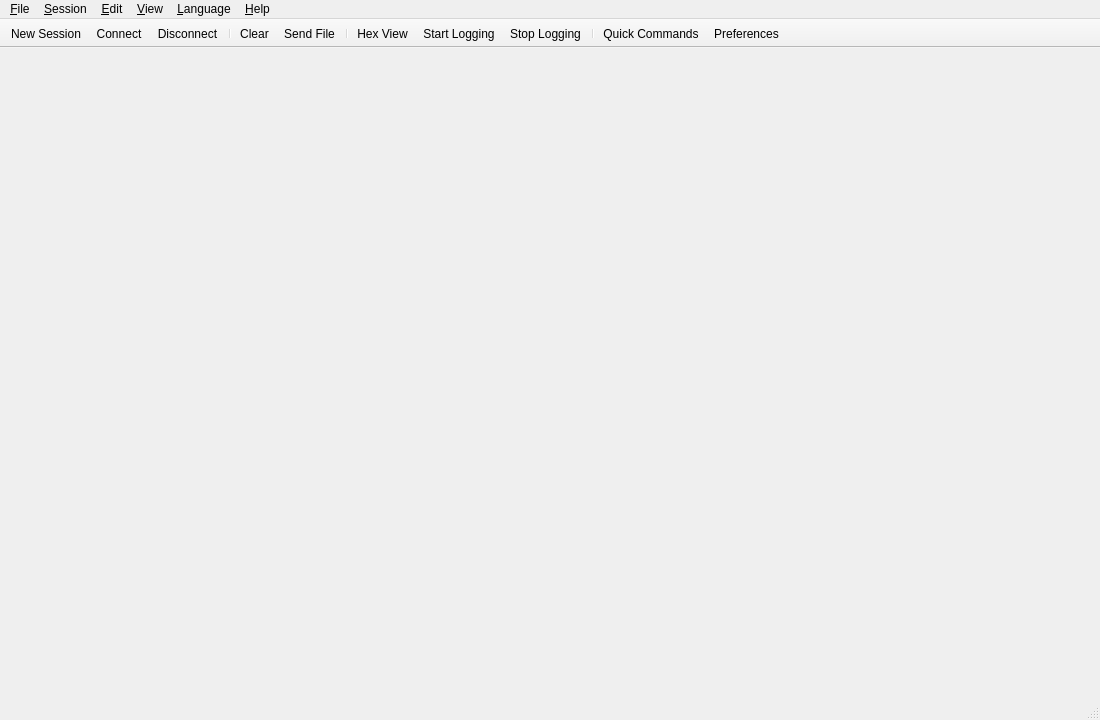
<?xml version="1.0" encoding="UTF-8"?>
<ui version="4.0">
 <class>MainWindow</class>
 <widget class="QMainWindow" name="MainWindow">
  <property name="geometry">
   <rect>
    <x>0</x>
    <y>0</y>
    <width>1100</width>
    <height>720</height>
   </rect>
  </property>
  <property name="windowTitle">
   <string>BuildAI Serial Utility</string>
  </property>
  <property name="windowIcon">
   <iconset resource="../../resources/resources.qrc">
    <normaloff>:/icons/buildai.png</normaloff>:/icons/buildai.png</iconset>
  </property>
  <property name="dockOptions">
   <set>QMainWindow::DockOption::AllowTabbedDocks|QMainWindow::DockOption::AnimatedDocks</set>
  </property>
  <widget class="QWidget" name="centralwidget">
   <layout class="QVBoxLayout" name="centralLayout">
    <property name="spacing">
     <number>0</number>
    </property>
    <property name="leftMargin">
     <number>0</number>
    </property>
    <property name="topMargin">
     <number>0</number>
    </property>
    <property name="rightMargin">
     <number>0</number>
    </property>
    <property name="bottomMargin">
     <number>0</number>
    </property>
    <item>
     <widget class="QTabWidget" name="tabWidget">
      <property name="tabPosition">
       <enum>QTabWidget::TabPosition::North</enum>
      </property>
      <property name="tabShape">
       <enum>QTabWidget::TabShape::Rounded</enum>
      </property>
      <property name="elideMode">
       <enum>Qt::TextElideMode::ElideRight</enum>
      </property>
      <property name="usesScrollButtons">
       <bool>true</bool>
      </property>
      <property name="documentMode">
       <bool>true</bool>
      </property>
      <property name="tabsClosable">
       <bool>true</bool>
      </property>
      <property name="movable">
       <bool>true</bool>
      </property>
     </widget>
    </item>
   </layout>
  </widget>
  <widget class="QMenuBar" name="menubar">
   <property name="geometry">
    <rect>
     <x>0</x>
     <y>0</y>
     <width>1100</width>
     <height>22</height>
    </rect>
   </property>
   <widget class="QMenu" name="menuFile">
    <property name="title">
     <string>&amp;File</string>
    </property>
    <addaction name="actionNewSession"/>
    <addaction name="actionCloseSession"/>
    <addaction name="separator"/>
    <addaction name="actionStartLogging"/>
    <addaction name="actionStopLogging"/>
    <addaction name="actionOpenLogFolder"/>
    <addaction name="separator"/>
    <addaction name="actionReplayLog"/>
    <addaction name="actionStopReplay"/>
    <addaction name="separator"/>
    <addaction name="actionQuit"/>
   </widget>
   <widget class="QMenu" name="menuSession">
    <property name="title">
     <string>&amp;Session</string>
    </property>
    <addaction name="actionConnect"/>
    <addaction name="actionDisconnect"/>
    <addaction name="separator"/>
    <addaction name="actionClear"/>
    <addaction name="actionResetTerminal"/>
    <addaction name="separator"/>
    <addaction name="actionSendFile"/>
    <addaction name="actionSendBreak"/>
    <addaction name="actionSyncTerminalSize"/>
    <addaction name="separator"/>
    <addaction name="actionRefreshPorts"/>
   </widget>
   <widget class="QMenu" name="menuEdit">
    <property name="title">
     <string>&amp;Edit</string>
    </property>
    <addaction name="actionCopy"/>
    <addaction name="actionPaste"/>
    <addaction name="actionSelectAll"/>
    <addaction name="separator"/>
    <addaction name="actionFind"/>
    <addaction name="separator"/>
    <addaction name="actionQuickCommands"/>
    <addaction name="actionPreferences"/>
   </widget>
   <widget class="QMenu" name="menuView">
    <property name="title">
     <string>&amp;View</string>
    </property>
    <addaction name="actionHexView"/>
    <addaction name="separator"/>
    <addaction name="actionShowCommandInput"/>
    <addaction name="actionShowQuickCommands"/>
    <addaction name="actionSystemLog"/>
    <addaction name="separator"/>
    <addaction name="actionZoomIn"/>
    <addaction name="actionZoomOut"/>
    <addaction name="actionZoomReset"/>
    <addaction name="separator"/>
    <addaction name="actionNextTab"/>
    <addaction name="actionPreviousTab"/>
   </widget>
   <widget class="QMenu" name="menuLanguage">
    <property name="title">
     <string>&amp;Language</string>
    </property>
    <addaction name="actionLanguageEnglish"/>
    <addaction name="actionLanguageChinese"/>
   </widget>
   <widget class="QMenu" name="menuHelp">
    <property name="title">
     <string>&amp;Help</string>
    </property>
    <addaction name="actionHomepage"/>
    <addaction name="separator"/>
    <addaction name="actionVersion"/>
    <addaction name="actionAbout"/>
   </widget>
   <addaction name="menuFile"/>
   <addaction name="menuSession"/>
   <addaction name="menuEdit"/>
   <addaction name="menuView"/>
   <addaction name="menuLanguage"/>
   <addaction name="menuHelp"/>
  </widget>
  <widget class="QToolBar" name="mainToolBar">
   <property name="windowTitle">
    <string>Main Toolbar</string>
   </property>
   <property name="movable">
    <bool>false</bool>
   </property>
   <property name="allowedAreas">
    <set>Qt::ToolBarArea::TopToolBarArea</set>
   </property>
   <property name="toolButtonStyle">
    <enum>Qt::ToolButtonStyle::ToolButtonTextBesideIcon</enum>
   </property>
   <property name="floatable">
    <bool>false</bool>
   </property>
   <attribute name="toolBarArea">
    <enum>TopToolBarArea</enum>
   </attribute>
   <attribute name="toolBarBreak">
    <bool>false</bool>
   </attribute>
   <addaction name="actionNewSession"/>
   <addaction name="actionConnect"/>
   <addaction name="actionDisconnect"/>
   <addaction name="separator"/>
   <addaction name="actionClear"/>
   <addaction name="actionSendFile"/>
   <addaction name="separator"/>
   <addaction name="actionHexView"/>
   <addaction name="actionStartLogging"/>
   <addaction name="actionStopLogging"/>
   <addaction name="separator"/>
   <addaction name="actionQuickCommands"/>
   <addaction name="actionPreferences"/>
  </widget>
  <widget class="QStatusBar" name="statusbar">
   <property name="sizeGripEnabled">
    <bool>true</bool>
   </property>
  </widget>
  <action name="actionNewSession">
   <property name="text">
    <string>&amp;New Session</string>
   </property>
   <property name="toolTip">
    <string>Open a new session tab</string>
   </property>
   <property name="shortcut">
    <string>Ctrl+T</string>
   </property>
   <property name="menuRole">
    <enum>QAction::MenuRole::NoRole</enum>
   </property>
  </action>
  <action name="actionCloseSession">
   <property name="text">
    <string>&amp;Close Session</string>
   </property>
   <property name="toolTip">
    <string>Close the current session tab</string>
   </property>
   <property name="shortcut">
    <string>Ctrl+W</string>
   </property>
   <property name="menuRole">
    <enum>QAction::MenuRole::NoRole</enum>
   </property>
  </action>
  <action name="actionStartLogging">
   <property name="text">
    <string>Start &amp;Logging...</string>
   </property>
   <property name="iconText">
    <string>Start Logging</string>
   </property>
   <property name="toolTip">
    <string>Capture the session to a log file</string>
   </property>
   <property name="menuRole">
    <enum>QAction::MenuRole::NoRole</enum>
   </property>
  </action>
  <action name="actionStopLogging">
   <property name="text">
    <string>Stop Lo&amp;gging</string>
   </property>
   <property name="iconText">
    <string>Stop Logging</string>
   </property>
   <property name="toolTip">
    <string>Stop capturing the session log</string>
   </property>
   <property name="menuRole">
    <enum>QAction::MenuRole::NoRole</enum>
   </property>
  </action>
  <action name="actionOpenLogFolder">
   <property name="text">
    <string>Open Log &amp;Folder</string>
   </property>
   <property name="toolTip">
    <string>Open the log directory in the file manager</string>
   </property>
   <property name="menuRole">
    <enum>QAction::MenuRole::NoRole</enum>
   </property>
  </action>
  <action name="actionReplayLog">
   <property name="text">
    <string>&amp;Replay Log File...</string>
   </property>
   <property name="iconText">
    <string>Replay Log</string>
   </property>
   <property name="toolTip">
    <string>Replay a captured log file through the current session as if the device had sent it</string>
   </property>
   <property name="menuRole">
    <enum>QAction::MenuRole::NoRole</enum>
   </property>
  </action>
  <action name="actionStopReplay">
   <property name="text">
    <string>Stop Repla&amp;y</string>
   </property>
   <property name="toolTip">
    <string>Stop the running log replay</string>
   </property>
   <property name="menuRole">
    <enum>QAction::MenuRole::NoRole</enum>
   </property>
  </action>
  <action name="actionQuit">
   <property name="text">
    <string>&amp;Quit</string>
   </property>
   <property name="shortcut">
    <string>Ctrl+Q</string>
   </property>
   <property name="menuRole">
    <enum>QAction::MenuRole::NoRole</enum>
   </property>
  </action>
  <action name="actionConnect">
   <property name="text">
    <string>&amp;Connect</string>
   </property>
   <property name="toolTip">
    <string>Open the selected serial port</string>
   </property>
   <property name="shortcut">
    <string>F2</string>
   </property>
   <property name="menuRole">
    <enum>QAction::MenuRole::NoRole</enum>
   </property>
  </action>
  <action name="actionDisconnect">
   <property name="text">
    <string>&amp;Disconnect</string>
   </property>
   <property name="toolTip">
    <string>Close the serial port</string>
   </property>
   <property name="shortcut">
    <string>F3</string>
   </property>
   <property name="menuRole">
    <enum>QAction::MenuRole::NoRole</enum>
   </property>
  </action>
  <action name="actionClear">
   <property name="text">
    <string>C&amp;lear</string>
   </property>
   <property name="toolTip">
    <string>Clear the terminal screen and hex view</string>
   </property>
   <property name="shortcut">
    <string>Ctrl+L</string>
   </property>
   <property name="menuRole">
    <enum>QAction::MenuRole::NoRole</enum>
   </property>
  </action>
  <action name="actionResetTerminal">
   <property name="text">
    <string>&amp;Reset Terminal</string>
   </property>
   <property name="toolTip">
    <string>Reset the terminal emulator state</string>
   </property>
   <property name="menuRole">
    <enum>QAction::MenuRole::NoRole</enum>
   </property>
  </action>
  <action name="actionSendFile">
   <property name="text">
    <string>Send &amp;File...</string>
   </property>
   <property name="iconText">
    <string>Send File</string>
   </property>
   <property name="toolTip">
    <string>Send a text or binary file to the device</string>
   </property>
   <property name="shortcut">
    <string>Ctrl+O</string>
   </property>
   <property name="menuRole">
    <enum>QAction::MenuRole::NoRole</enum>
   </property>
  </action>
  <action name="actionSendBreak">
   <property name="text">
    <string>Send &amp;Break</string>
   </property>
   <property name="toolTip">
    <string>Assert a BREAK condition on the line</string>
   </property>
   <property name="menuRole">
    <enum>QAction::MenuRole::NoRole</enum>
   </property>
  </action>
  <action name="actionSyncTerminalSize">
   <property name="text">
    <string>S&amp;ync Terminal Size</string>
   </property>
   <property name="toolTip">
    <string>Send &quot;stty cols/rows&quot; so the remote shell matches the window</string>
   </property>
   <property name="menuRole">
    <enum>QAction::MenuRole::NoRole</enum>
   </property>
  </action>
  <action name="actionRefreshPorts">
   <property name="text">
    <string>Refresh &amp;Ports</string>
   </property>
   <property name="toolTip">
    <string>Rescan the serial ports</string>
   </property>
   <property name="shortcut">
    <string>F5</string>
   </property>
   <property name="menuRole">
    <enum>QAction::MenuRole::NoRole</enum>
   </property>
  </action>
  <action name="actionCopy">
   <property name="text">
    <string>&amp;Copy</string>
   </property>
   <property name="shortcut">
    <string>Ctrl+Shift+C</string>
   </property>
   <property name="menuRole">
    <enum>QAction::MenuRole::NoRole</enum>
   </property>
  </action>
  <action name="actionPaste">
   <property name="text">
    <string>&amp;Paste</string>
   </property>
   <property name="shortcut">
    <string>Ctrl+Shift+V</string>
   </property>
   <property name="menuRole">
    <enum>QAction::MenuRole::NoRole</enum>
   </property>
  </action>
  <action name="actionSelectAll">
   <property name="text">
    <string>Select &amp;All</string>
   </property>
   <property name="menuRole">
    <enum>QAction::MenuRole::NoRole</enum>
   </property>
  </action>
  <action name="actionFind">
   <property name="text">
    <string>&amp;Find...</string>
   </property>
   <property name="shortcut">
    <string>Ctrl+F</string>
   </property>
   <property name="menuRole">
    <enum>QAction::MenuRole::NoRole</enum>
   </property>
  </action>
  <action name="actionQuickCommands">
   <property name="text">
    <string>&amp;Quick Commands...</string>
   </property>
   <property name="iconText">
    <string>Quick Commands</string>
   </property>
   <property name="toolTip">
    <string>Edit the quick command buttons</string>
   </property>
   <property name="menuRole">
    <enum>QAction::MenuRole::NoRole</enum>
   </property>
  </action>
  <action name="actionPreferences">
   <property name="text">
    <string>P&amp;references...</string>
   </property>
   <property name="iconText">
    <string>Preferences</string>
   </property>
   <property name="toolTip">
    <string>Application preferences</string>
   </property>
   <property name="shortcut">
    <string>Ctrl+,</string>
   </property>
   <property name="menuRole">
    <enum>QAction::MenuRole::NoRole</enum>
   </property>
  </action>
  <action name="actionHexView">
   <property name="checkable">
    <bool>true</bool>
   </property>
   <property name="text">
    <string>&amp;Hex View</string>
   </property>
   <property name="toolTip">
    <string>Show the raw RX/TX bytes as a hex dump</string>
   </property>
   <property name="shortcut">
    <string>Ctrl+H</string>
   </property>
   <property name="menuRole">
    <enum>QAction::MenuRole::NoRole</enum>
   </property>
  </action>
  <action name="actionShowCommandInput">
   <property name="checkable">
    <bool>true</bool>
   </property>
   <property name="checked">
    <bool>true</bool>
   </property>
   <property name="text">
    <string>Show Command &amp;Input</string>
   </property>
   <property name="menuRole">
    <enum>QAction::MenuRole::NoRole</enum>
   </property>
  </action>
  <action name="actionShowQuickCommands">
   <property name="checkable">
    <bool>true</bool>
   </property>
   <property name="checked">
    <bool>true</bool>
   </property>
   <property name="text">
    <string>Show &amp;Quick Commands</string>
   </property>
   <property name="menuRole">
    <enum>QAction::MenuRole::NoRole</enum>
   </property>
  </action>
  <action name="actionSystemLog">
   <property name="checkable">
    <bool>true</bool>
   </property>
   <property name="text">
    <string>System &amp;Log</string>
   </property>
   <property name="toolTip">
    <string>Show the application diagnostics log</string>
   </property>
   <property name="menuRole">
    <enum>QAction::MenuRole::NoRole</enum>
   </property>
  </action>
  <action name="actionZoomIn">
   <property name="text">
    <string>Zoom &amp;In</string>
   </property>
   <property name="shortcut">
    <string>Ctrl++</string>
   </property>
   <property name="menuRole">
    <enum>QAction::MenuRole::NoRole</enum>
   </property>
  </action>
  <action name="actionZoomOut">
   <property name="text">
    <string>Zoom &amp;Out</string>
   </property>
   <property name="shortcut">
    <string>Ctrl+-</string>
   </property>
   <property name="menuRole">
    <enum>QAction::MenuRole::NoRole</enum>
   </property>
  </action>
  <action name="actionZoomReset">
   <property name="text">
    <string>&amp;Reset Zoom</string>
   </property>
   <property name="shortcut">
    <string>Ctrl+0</string>
   </property>
   <property name="menuRole">
    <enum>QAction::MenuRole::NoRole</enum>
   </property>
  </action>
  <action name="actionNextTab">
   <property name="text">
    <string>&amp;Next Tab</string>
   </property>
   <property name="shortcut">
    <string>Ctrl+Tab</string>
   </property>
   <property name="menuRole">
    <enum>QAction::MenuRole::NoRole</enum>
   </property>
  </action>
  <action name="actionPreviousTab">
   <property name="text">
    <string>&amp;Previous Tab</string>
   </property>
   <property name="shortcut">
    <string>Ctrl+Shift+Tab</string>
   </property>
   <property name="menuRole">
    <enum>QAction::MenuRole::NoRole</enum>
   </property>
  </action>
  <action name="actionLanguageEnglish">
   <property name="checkable">
    <bool>true</bool>
   </property>
   <property name="text">
    <string>English</string>
   </property>
   <property name="menuRole">
    <enum>QAction::MenuRole::NoRole</enum>
   </property>
  </action>
  <action name="actionLanguageChinese">
   <property name="checkable">
    <bool>true</bool>
   </property>
   <property name="text">
    <string>中文 (Chinese)</string>
   </property>
   <property name="menuRole">
    <enum>QAction::MenuRole::NoRole</enum>
   </property>
  </action>
  <action name="actionAbout">
   <property name="text">
    <string>&amp;About BuildAI Serial Utility</string>
   </property>
   <property name="menuRole">
    <enum>QAction::MenuRole::NoRole</enum>
   </property>
  </action>
  <action name="actionVersion">
   <property name="text">
    <string>&amp;Version Information</string>
   </property>
   <property name="menuRole">
    <enum>QAction::MenuRole::NoRole</enum>
   </property>
  </action>
  <action name="actionHomepage">
   <property name="text">
    <string>BuildAI &amp;Homepage</string>
   </property>
   <property name="menuRole">
    <enum>QAction::MenuRole::NoRole</enum>
   </property>
  </action>
 </widget>
 <resources>
  <include location="../../resources/resources.qrc"/>
 </resources>
 <connections/>
</ui>
